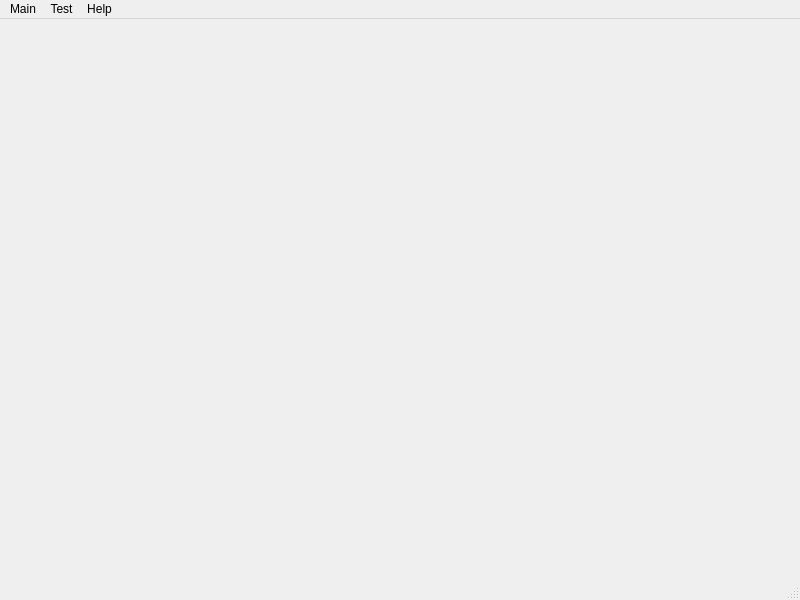
<?xml version="1.0" encoding="UTF-8"?>
<ui version="4.0">
 <class>MainWindow</class>
 <widget class="QMainWindow" name="MainWindow">
  <property name="geometry">
   <rect>
    <x>0</x>
    <y>0</y>
    <width>800</width>
    <height>600</height>
   </rect>
  </property>
  <property name="windowTitle">
   <string>Test System</string>
  </property>
  <widget class="QWidget" name="centralWidget">
   <widget class="QWidget" name="widget" native="true">
    <property name="geometry">
     <rect>
      <x>0</x>
      <y>0</y>
      <width>801</width>
      <height>551</height>
     </rect>
    </property>
   </widget>
  </widget>
  <widget class="QStatusBar" name="statusBar"/>
  <widget class="QMenuBar" name="menuBar">
   <property name="geometry">
    <rect>
     <x>0</x>
     <y>0</y>
     <width>800</width>
     <height>21</height>
    </rect>
   </property>
   <widget class="QMenu" name="menuMain">
    <property name="title">
     <string>Main</string>
    </property>
    <addaction name="actionLog_Off"/>
    <addaction name="actionExit"/>
   </widget>
   <widget class="QMenu" name="menuHelp">
    <property name="title">
     <string>Test</string>
    </property>
    <addaction name="actionBegin_Test"/>
    <addaction name="actionEdit_Test"/>
   </widget>
   <widget class="QMenu" name="menuHelp_2">
    <property name="title">
     <string>Help</string>
    </property>
    <addaction name="actionAbout"/>
   </widget>
   <addaction name="menuMain"/>
   <addaction name="menuHelp"/>
   <addaction name="menuHelp_2"/>
  </widget>
  <action name="actionLog_Off">
   <property name="text">
    <string>Log Off</string>
   </property>
  </action>
  <action name="actionExit">
   <property name="text">
    <string>Exit</string>
   </property>
  </action>
  <action name="actionBegin_Test">
   <property name="text">
    <string>Begin Test</string>
   </property>
  </action>
  <action name="actionEdit_Test">
   <property name="text">
    <string>Edit Test</string>
   </property>
  </action>
  <action name="actionAbout">
   <property name="text">
    <string>About</string>
   </property>
  </action>
 </widget>
 <layoutdefault spacing="6" margin="11"/>
 <resources/>
 <connections/>
</ui>
